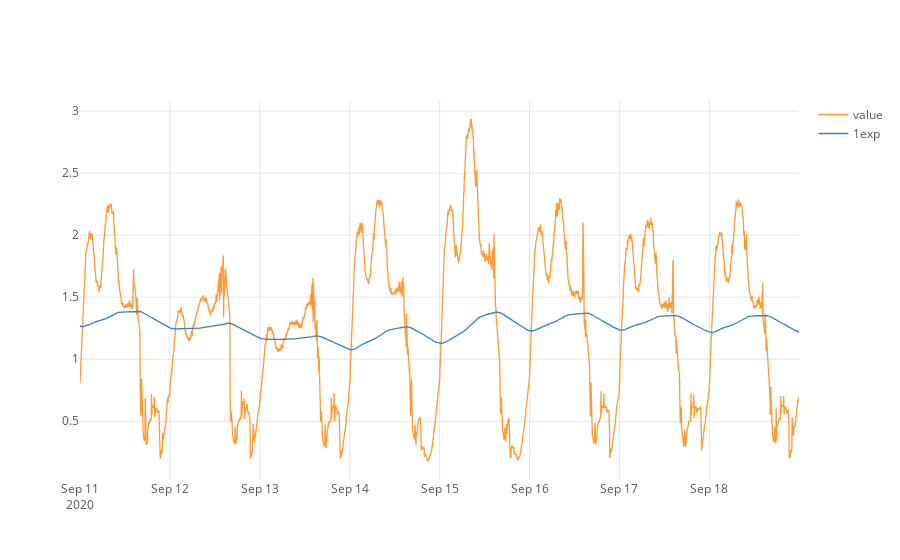

The code cell stored with this chart in its notebook:
### Code cell
## 一次指数平滑
data["1exp"] = SimpleExpSmoothing(data["value"]).fit(smoothing_level=alpha).fittedvalues
data.blot(theme="white")

### Figure 1 — Plotly figure (JSON) as saved in the notebook; plotly's stock layout.template omitted (floating-point values rounded to 4 significant figures; data arrays with more than 128 entries replaced by an {"elided": "..."} marker saying what was removed)
{"data": [{"line": {"color": "rgba(255, 153, 51, 1.0)", "dash": "solid", "shape": "linear", "width": 1.3}, "mode": "lines", "name": "value", "showlegend": true, "text": "", "type": "scatter", "x": {"elided": "2302 str values"}, "y": {"elided": "2302 float values"}}, {"line": {"color": "rgba(55, 128, 191, 1.0)", "dash": "solid", "shape": "linear", "width": 1.3}, "mode": "lines", "name": "1exp", "showlegend": true, "text": "", "type": "scatter", "x": {"elided": "2302 str values"}, "y": {"elided": "2302 float values"}}], "layout": {"legend": {"bgcolor": "#FFFFFF", "font": {"color": "#4D5663"}}, "paper_bgcolor": "#FFFFFF", "plot_bgcolor": "#FFFFFF", "title": {"font": {"color": "#4D5663"}, "x": 0.5}, "xaxis": {"gridcolor": "#E1E5ED", "showgrid": true, "tickfont": {"color": "#4D5663"}, "title": {"font": {"color": "#4D5663"}, "text": ""}, "zerolinecolor": "#E1E5ED"}, "yaxis": {"gridcolor": "#E1E5ED", "showgrid": true, "tickfont": {"color": "#4D5663"}, "title": {"font": {"color": "#4D5663"}, "text": ""}, "zerolinecolor": "#E1E5ED"}}}
